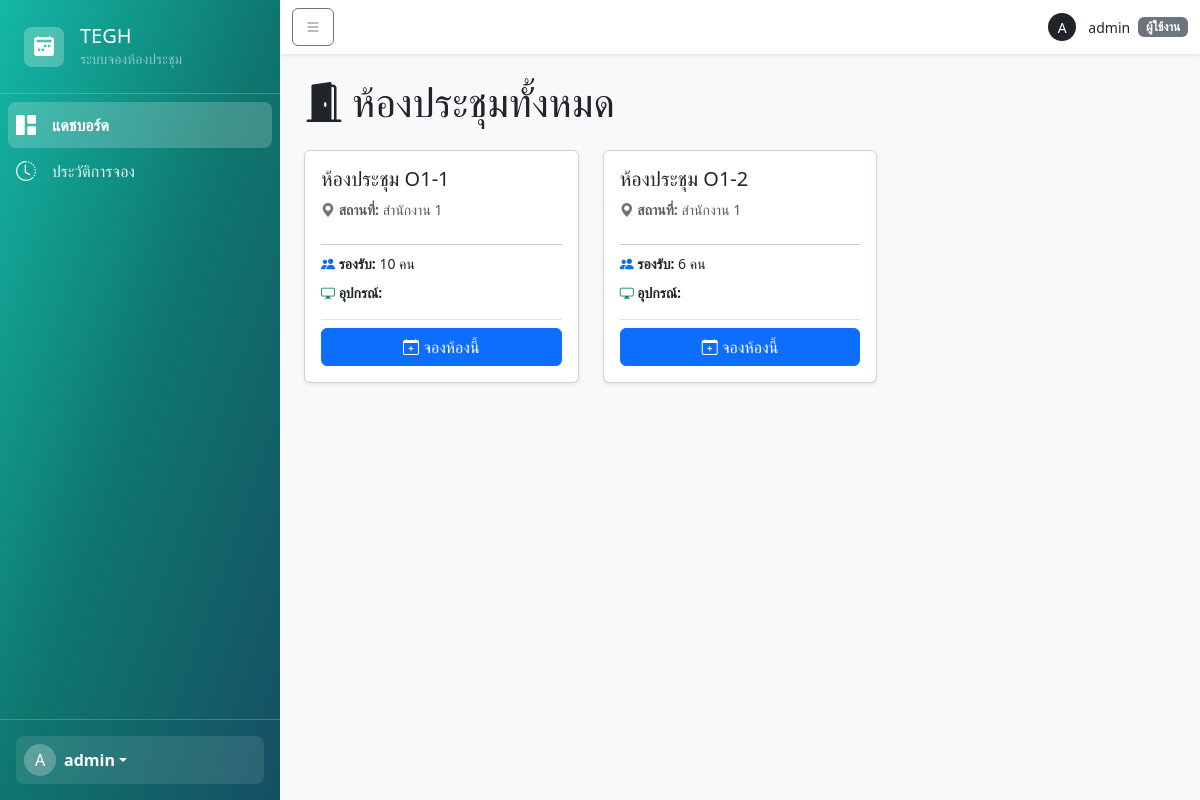
Page / (signed in) on the earlier database version.
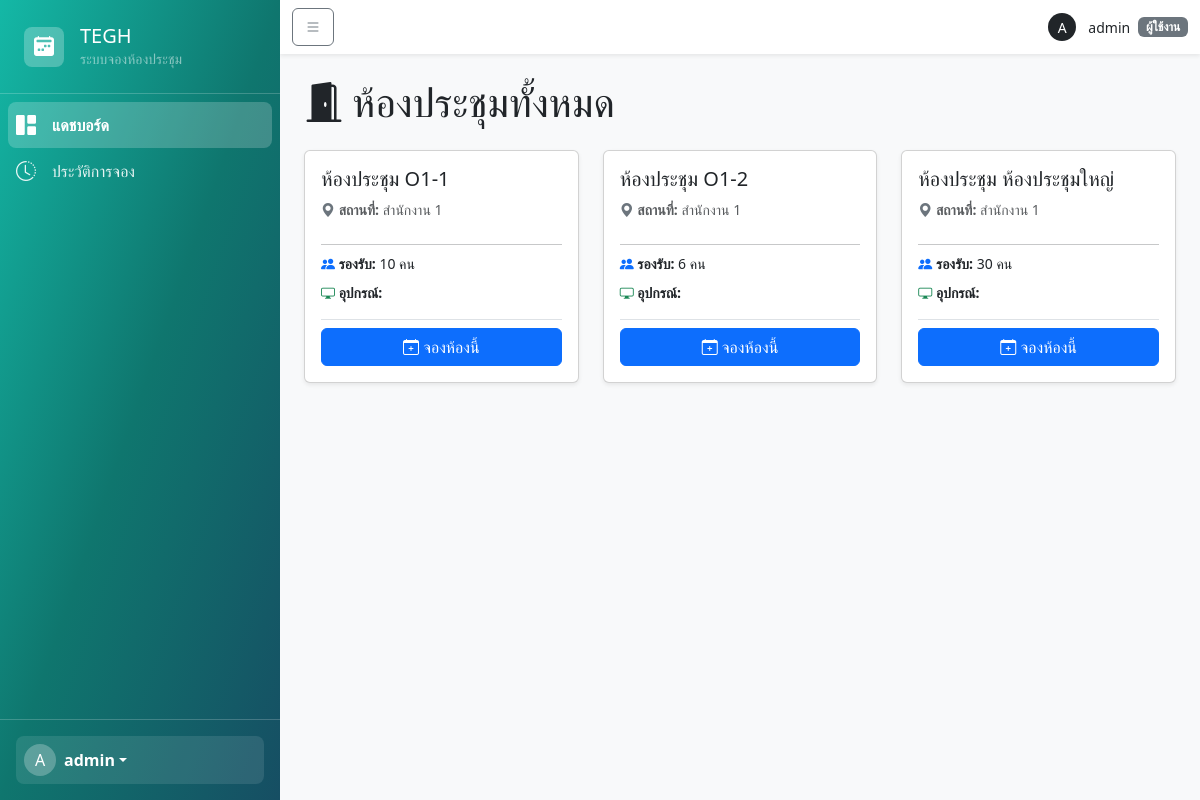
Same page on the later database version.
### booking/models.py (models this page shows, shortened)
class Room(models.Model):
    name = models.CharField(max_length=100, unique=True, verbose_name="ชื่อห้องประชุม")
    location = models.CharField(max_length=255, blank=True, verbose_name="อาคาร / สถานที่")
    capacity = models.PositiveIntegerField(verbose_name="ความจุ (คน)")
    equipment_in_room = models.TextField(blank=True, verbose_name="อุปกรณ์ที่พร้อมใช้งาน")

### booking/views.py (the view)
# urls.py: path('', views.dashboard_view, name='dashboard'),
@login_required
def dashboard_view(request):
    rooms = Room.objects.all().order_by('location', 'name')
    context = {'rooms': rooms}
    return render(request, 'pages/dashboard.html', context)

### templates/pages/dashboard.html (shortened to what this page needs)
{% extends 'base.html' %}
{% block content %}
<h1 class="mb-4"><i class="bi bi-door-open-fill me-2"></i>ห้องประชุมทั้งหมด</h1>
<div class="row">
    {% for room in rooms %}
    <div class="col-lg-4 col-md-6 mb-4">
        <div class="card h-100 shadow-sm">
            <div class="card-body d-flex flex-column">
                <h5 class="card-title">{{ room.name }}</h5>
                <p class="card-text text-muted small"><strong><i class="bi bi-geo-alt-fill text-secondary"></i> สถานที่:</strong> {{ room.location }}</p>
                <hr class="my-2">
                <div class="card-text small mb-3">
                    <p class="mb-2"><i class="bi bi-people-fill text-primary"></i> <strong>รองรับ:</strong> {{ room.capacity }} คน</p>
                    <p class="mb-0"><i class="bi bi-display text-success"></i> <strong>อุปกรณ์:</strong><br>{{ room.equipment_in_room|linebreaksbr }}</p>
                </div>
                <div class="mt-auto pt-2 border-top"><a href="{% url 'create_booking' %}" class="btn btn-primary w-100"><i class="bi bi-calendar-plus"></i> จองห้องนี้</a></div>
            </div>
        </div>
    </div>
    {% empty %}
    <div class="col-12"><p class="text-center text-muted">ยังไม่มีห้องประชุมในระบบ</p></div>
    {% endfor %}
</div>
{% endblock %}

### templates/base.html (shortened to what this page needs)
<!DOCTYPE html>
<html lang="th">
<head>
    <link href="https://cdn.jsdelivr.net/npm/bootstrap@5.3.3/dist/css/bootstrap.min.css" rel="stylesheet">
    <link rel="stylesheet" href="https://cdn.jsdelivr.net/npm/bootstrap-icons@1.11.3/font/bootstrap-icons.min.css">
</head>
<body>
    <div class="d-flex" style="min-height: 100vh;">
        <nav id="sidebar" class="d-flex flex-column">
            <div class="sidebar-header p-4 border-bottom">
                <a href="{% url 'dashboard' %}" class="d-flex align-items-center gap-3 text-decoration-none">
                    <div class="d-flex align-items-center justify-content-center bg-white bg-opacity-25 rounded-3" style="width: 40px; height: 40px;"><i class="bi bi-calendar2-week-fill fs-5 text-white"></i></div>
                    <div><h2 class="h5 text-white mb-0">TEGH</h2><p class="small text-white-50 mb-0">ระบบจองห้องประชุม</p></div>
                </a>
            </div>
            <div class="flex-grow-1 p-2">
                {% for item in menu_items %}{% if item.show %}
                <a href="{% url item.url_name %}" class="sidebar-menu-button d-flex align-items-center gap-3 p-2 rounded-3 text-decoration-none {% if item.active %}active{% endif %}"><i class="{{ item.icon }} fs-5"></i><span>{{ item.label }}</span></a>
                {% endif %}{% endfor %}
            </div>
            <div class="sidebar-footer p-3 border-top"><div class="dropdown">
                <a href="#" class="d-flex align-items-center text-white text-decoration-none dropdown-toggle p-2 rounded-3" data-bs-toggle="dropdown" style="background-color: rgba(255,255,255,0.1);">
                    <div class="avatar-fallback rounded-circle bg-white bg-opacity-25 me-2" style="width: 32px; height: 32px;">{{ user.username.0|upper }}</div>
                    <div class="text-start"><strong class="d-block">{{ user.first_name|default:user.username }}</strong></div>
                </a>
            </div></div>
        </nav>
        <div class="main-content w-100">
            <header class="navbar navbar-light bg-white shadow-sm sticky-top"><div class="container-fluid">
                <button id="sidebar-toggle" class="btn btn-outline-secondary"><i class="bi bi-list"></i></button>
                <div class="d-flex align-items-center gap-2 ms-auto">
                    <div class="avatar-fallback rounded-circle bg-dark text-white me-1 small" style="width: 28px; height: 28px;">{{ user.username.0|upper }}</div>
                    <span class="small d-none d-sm-inline">{{ user.first_name|default:user.username }}</span>
                    <span class="badge {{ role_badge.class }}">{{ role_badge.label }}</span>
                </div>
            </div></header>
            <main class="p-4">
                {% block content %}{% endblock %}
            </main>
        </div>
    </div>
</body>
</html>

Differences in the rows shown:
added Room: name "ห้องประชุม ห้องประชุมใหญ่", location "สำนักงาน 1", capacity "30"
